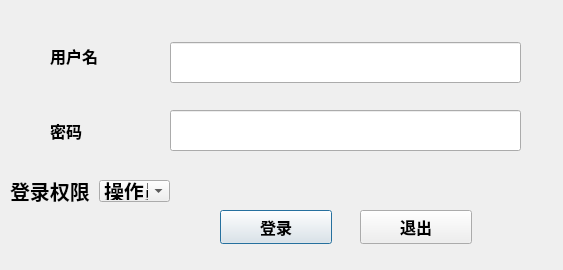
<?xml version="1.0" encoding="UTF-8"?>
<ui version="4.0">
 <class>QtLogin</class>
 <widget class="QDialog" name="QtLogin">
  <property name="geometry">
   <rect>
    <x>0</x>
    <y>0</y>
    <width>563</width>
    <height>270</height>
   </rect>
  </property>
  <property name="windowTitle">
   <string>QtLogin</string>
  </property>
  <widget class="QLabel" name="label">
   <property name="geometry">
    <rect>
     <x>50</x>
     <y>40</y>
     <width>81</width>
     <height>31</height>
    </rect>
   </property>
   <property name="font">
    <font>
     <pointsize>12</pointsize>
     <weight>75</weight>
     <bold>true</bold>
    </font>
   </property>
   <property name="text">
    <string>用户名</string>
   </property>
  </widget>
  <widget class="QLineEdit" name="lineEdit_ID">
   <property name="geometry">
    <rect>
     <x>170</x>
     <y>42</y>
     <width>351</width>
     <height>41</height>
    </rect>
   </property>
   <property name="font">
    <font>
     <pointsize>12</pointsize>
     <weight>75</weight>
     <bold>true</bold>
    </font>
   </property>
  </widget>
  <widget class="QPushButton" name="pushButton_Login">
   <property name="geometry">
    <rect>
     <x>220</x>
     <y>210</y>
     <width>112</width>
     <height>34</height>
    </rect>
   </property>
   <property name="font">
    <font>
     <pointsize>12</pointsize>
     <weight>75</weight>
     <bold>true</bold>
    </font>
   </property>
   <property name="text">
    <string>登录</string>
   </property>
  </widget>
  <widget class="QPushButton" name="pushButton_Exit">
   <property name="geometry">
    <rect>
     <x>360</x>
     <y>210</y>
     <width>112</width>
     <height>34</height>
    </rect>
   </property>
   <property name="font">
    <font>
     <pointsize>12</pointsize>
     <weight>75</weight>
     <bold>true</bold>
    </font>
   </property>
   <property name="text">
    <string>退出</string>
   </property>
  </widget>
  <widget class="QLineEdit" name="lineEdit_PASSWORD">
   <property name="geometry">
    <rect>
     <x>170</x>
     <y>110</y>
     <width>351</width>
     <height>41</height>
    </rect>
   </property>
   <property name="font">
    <font>
     <pointsize>12</pointsize>
     <weight>75</weight>
     <bold>true</bold>
    </font>
   </property>
  </widget>
  <widget class="QLabel" name="label_2">
   <property name="geometry">
    <rect>
     <x>50</x>
     <y>120</y>
     <width>81</width>
     <height>21</height>
    </rect>
   </property>
   <property name="font">
    <font>
     <pointsize>12</pointsize>
     <weight>75</weight>
     <bold>true</bold>
    </font>
   </property>
   <property name="text">
    <string>密码</string>
   </property>
  </widget>
  <widget class="QComboBox" name="comboBox">
   <property name="geometry">
    <rect>
     <x>99</x>
     <y>180</y>
     <width>71</width>
     <height>22</height>
    </rect>
   </property>
   <property name="font">
    <font>
     <pointsize>15</pointsize>
     <weight>75</weight>
     <bold>true</bold>
    </font>
   </property>
   <item>
    <property name="text">
     <string>操作员</string>
    </property>
   </item>
   <item>
    <property name="text">
     <string>技术员</string>
    </property>
   </item>
   <item>
    <property name="text">
     <string>工程师</string>
    </property>
   </item>
  </widget>
  <widget class="QLabel" name="label_3">
   <property name="geometry">
    <rect>
     <x>10</x>
     <y>175</y>
     <width>81</width>
     <height>31</height>
    </rect>
   </property>
   <property name="font">
    <font>
     <pointsize>15</pointsize>
     <weight>75</weight>
     <bold>true</bold>
    </font>
   </property>
   <property name="text">
    <string>登录权限</string>
   </property>
  </widget>
 </widget>
 <layoutdefault spacing="6" margin="11"/>
 <resources/>
 <connections/>
</ui>
